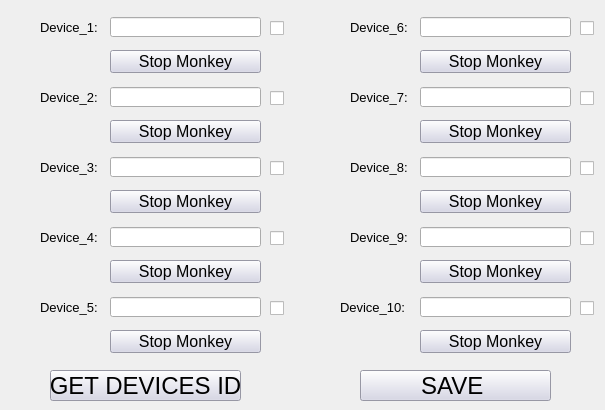
    <widget class="QWidget" name="tab_devices">
     <attribute name="title">
      <string>Devices</string>
     </attribute>
     <widget class="QLabel" name="label_2">
      <property name="geometry">
       <rect>
        <x>40</x>
        <y>12</y>
        <width>61</width>
        <height>31</height>
       </rect>
      </property>
      <property name="font">
       <font>
        <pointsize>10</pointsize>
       </font>
      </property>
      <property name="text">
       <string>Device_1:</string>
      </property>
     </widget>
     <widget class="QLineEdit" name="lineEdit_device1">
      <property name="geometry">
       <rect>
        <x>110</x>
        <y>17</y>
        <width>151</width>
        <height>20</height>
       </rect>
      </property>
     </widget>
     <widget class="QCheckBox" name="checkBox_device1">
      <property name="geometry">
       <rect>
        <x>270</x>
        <y>20</y>
        <width>16</width>
        <height>16</height>
       </rect>
      </property>
      <property name="text">
       <string/>
      </property>
     </widget>
     <widget class="QLabel" name="label_3">
      <property name="geometry">
       <rect>
        <x>40</x>
        <y>82</y>
        <width>61</width>
        <height>31</height>
       </rect>
      </property>
      <property name="font">
       <font>
        <pointsize>10</pointsize>
       </font>
      </property>
      <property name="text">
       <string>Device_2:</string>
      </property>
     </widget>
     <widget class="QCheckBox" name="checkBox_device2">
      <property name="geometry">
       <rect>
        <x>270</x>
        <y>90</y>
        <width>16</width>
        <height>16</height>
       </rect>
      </property>
      <property name="text">
       <string/>
      </property>
     </widget>
     <widget class="QLineEdit" name="lineEdit_device2">
      <property name="geometry">
       <rect>
        <x>110</x>
        <y>87</y>
        <width>151</width>
        <height>20</height>
       </rect>
      </property>
     </widget>
     <widget class="QLineEdit" name="lineEdit_device3">
      <property name="geometry">
       <rect>
        <x>110</x>
        <y>157</y>
        <width>151</width>
        <height>20</height>
       </rect>
      </property>
     </widget>
     <widget class="QLabel" name="label_4">
      <property name="geometry">
       <rect>
        <x>40</x>
        <y>152</y>
        <width>61</width>
        <height>31</height>
       </rect>
      </property>
      <property name="font">
       <font>
        <pointsize>10</pointsize>
       </font>
      </property>
      <property name="text">
       <string>Device_3:</string>
      </property>
     </widget>
     <widget class="QCheckBox" name="checkBox_device3">
      <property name="geometry">
       <rect>
        <x>270</x>
        <y>160</y>
        <width>16</width>
        <height>16</height>
       </rect>
      </property>
      <property name="text">
       <string/>
      </property>
     </widget>
     <widget class="QLineEdit" name="lineEdit_device4">
      <property name="geometry">
       <rect>
        <x>110</x>
        <y>227</y>
        <width>151</width>
        <height>20</height>
       </rect>
      </property>
     </widget>
     <widget class="QLabel" name="label_5">
      <property name="geometry">
       <rect>
        <x>40</x>
        <y>222</y>
        <width>61</width>
        <height>31</height>
       </rect>
      </property>
      <property name="font">
       <font>
        <pointsize>10</pointsize>
       </font>
      </property>
      <property name="text">
       <string>Device_4:</string>
      </property>
     </widget>
     <widget class="QCheckBox" name="checkBox_device4">
      <property name="geometry">
       <rect>
        <x>270</x>
        <y>230</y>
        <width>16</width>
        <height>16</height>
       </rect>
      </property>
      <property name="text">
       <string/>
      </property>
     </widget>
     <widget class="QLineEdit" name="lineEdit_device5">
      <property name="geometry">
       <rect>
        <x>110</x>
        <y>297</y>
        <width>151</width>
        <height>20</height>
       </rect>
      </property>
     </widget>
     <widget class="QLabel" name="label_6">
      <property name="geometry">
       <rect>
        <x>40</x>
        <y>292</y>
        <width>61</width>
        <height>31</height>
       </rect>
      </property>
      <property name="font">
       <font>
        <pointsize>10</pointsize>
       </font>
      </property>
      <property name="text">
       <string>Device_5:</string>
      </property>
     </widget>
     <widget class="QCheckBox" name="checkBox_device5">
      <property name="geometry">
       <rect>
        <x>270</x>
        <y>300</y>
        <width>16</width>
        <height>16</height>
       </rect>
      </property>
      <property name="text">
       <string/>
      </property>
     </widget>
     <widget class="QLineEdit" name="lineEdit_device6">
      <property name="geometry">
       <rect>
        <x>420</x>
        <y>17</y>
        <width>151</width>
        <height>20</height>
       </rect>
      </property>
     </widget>
     <widget class="QLabel" name="label_7">
      <property name="geometry">
       <rect>
        <x>350</x>
        <y>12</y>
        <width>61</width>
        <height>31</height>
       </rect>
      </property>
      <property name="font">
       <font>
        <pointsize>10</pointsize>
       </font>
      </property>
      <property name="text">
       <string>Device_6:</string>
      </property>
     </widget>
     <widget class="QCheckBox" name="checkBox_device6">
      <property name="geometry">
       <rect>
        <x>580</x>
        <y>20</y>
        <width>16</width>
        <height>16</height>
       </rect>
      </property>
      <property name="text">
       <string/>
      </property>
     </widget>
     <widget class="QLineEdit" name="lineEdit_device7">
      <property name="geometry">
       <rect>
        <x>420</x>
        <y>87</y>
        <width>151</width>
        <height>20</height>
       </rect>
      </property>
     </widget>
     <widget class="QLabel" name="label_8">
      <property name="geometry">
       <rect>
        <x>350</x>
        <y>82</y>
        <width>61</width>
        <height>31</height>
       </rect>
      </property>
      <property name="font">
       <font>
        <pointsize>10</pointsize>
       </font>
      </property>
      <property name="text">
       <string>Device_7:</string>
      </property>
     </widget>
     <widget class="QCheckBox" name="checkBox_device7">
      <property name="geometry">
       <rect>
        <x>580</x>
        <y>90</y>
        <width>16</width>
        <height>16</height>
       </rect>
      </property>
      <property name="text">
       <string/>
      </property>
     </widget>
     <widget class="QLineEdit" name="lineEdit_device8">
      <property name="geometry">
       <rect>
        <x>420</x>
        <y>157</y>
        <width>151</width>
        <height>20</height>
       </rect>
      </property>
     </widget>
     <widget class="QLabel" name="label_9">
      <property name="geometry">
       <rect>
        <x>350</x>
        <y>152</y>
        <width>61</width>
        <height>31</height>
       </rect>
      </property>
      <property name="font">
       <font>
        <pointsize>10</pointsize>
       </font>
      </property>
      <property name="text">
       <string>Device_8:</string>
      </property>
     </widget>
     <widget class="QCheckBox" name="checkBox_device8">
      <property name="geometry">
       <rect>
        <x>580</x>
        <y>160</y>
        <width>16</width>
        <height>16</height>
       </rect>
      </property>
      <property name="text">
       <string/>
      </property>
     </widget>
     <widget class="QLineEdit" name="lineEdit_device9">
      <property name="geometry">
       <rect>
        <x>420</x>
        <y>227</y>
        <width>151</width>
        <height>20</height>
       </rect>
      </property>
     </widget>
     <widget class="QLabel" name="label_10">
      <property name="geometry">
       <rect>
        <x>350</x>
        <y>222</y>
        <width>61</width>
        <height>31</height>
       </rect>
      </property>
      <property name="font">
       <font>
        <pointsize>10</pointsize>
       </font>
      </property>
      <property name="text">
       <string>Device_9:</string>
      </property>
     </widget>
     <widget class="QCheckBox" name="checkBox_device9">
      <property name="geometry">
       <rect>
        <x>580</x>
        <y>230</y>
        <width>16</width>
        <height>16</height>
       </rect>
      </property>
      <property name="text">
       <string/>
      </property>
     </widget>
     <widget class="QLineEdit" name="lineEdit_device10">
      <property name="geometry">
       <rect>
        <x>420</x>
        <y>297</y>
        <width>151</width>
        <height>20</height>
       </rect>
      </property>
     </widget>
     <widget class="QLabel" name="label_11">
      <property name="geometry">
       <rect>
        <x>340</x>
        <y>292</y>
        <width>71</width>
        <height>31</height>
       </rect>
      </property>
      <property name="font">
       <font>
        <pointsize>10</pointsize>
       </font>
      </property>
      <property name="text">
       <string>Device_10:</string>
      </property>
     </widget>
     <widget class="QCheckBox" name="checkBox_device10">
      <property name="geometry">
       <rect>
        <x>580</x>
        <y>300</y>
        <width>16</width>
        <height>16</height>
       </rect>
      </property>
      <property name="text">
       <string/>
      </property>
     </widget>
     <widget class="QPushButton" name="pushButton_getDevicesID">
      <property name="geometry">
       <rect>
        <x>50</x>
        <y>370</y>
        <width>191</width>
        <height>31</height>
       </rect>
      </property>
      <property name="font">
       <font>
        <pointsize>18</pointsize>
       </font>
      </property>
      <property name="styleSheet">
       <string notr="true">background-color:rgb(211, 211, 230)</string>
      </property>
      <property name="text">
       <string>GET DEVICES ID</string>
      </property>
     </widget>
     <widget class="QPushButton" name="pushButton_getDevicesID_2">
      <property name="geometry">
       <rect>
        <x>360</x>
        <y>370</y>
        <width>191</width>
        <height>31</height>
       </rect>
      </property>
      <property name="font">
       <font>
        <pointsize>18</pointsize>
       </font>
      </property>
      <property name="styleSheet">
       <string notr="true">background-color:rgb(211, 211, 230)</string>
      </property>
      <property name="text">
       <string>SAVE </string>
      </property>
     </widget>
     <widget class="QPushButton" name="pushButton_stop1">
      <property name="geometry">
       <rect>
        <x>110</x>
        <y>50</y>
        <width>151</width>
        <height>23</height>
       </rect>
      </property>
      <property name="font">
       <font>
        <family>Arial</family>
        <pointsize>12</pointsize>
        <weight>50</weight>
        <bold>false</bold>
       </font>
      </property>
      <property name="styleSheet">
       <string notr="true">background-color:rgb(211, 211, 230)</string>
      </property>
      <property name="text">
       <string>Stop Monkey</string>
      </property>
     </widget>
     <widget class="QPushButton" name="pushButton_stop2">
      <property name="geometry">
       <rect>
        <x>110</x>
        <y>120</y>
        <width>151</width>
        <height>23</height>
       </rect>
      </property>
      <property name="font">
       <font>
        <family>Arial</family>
        <pointsize>12</pointsize>
        <weight>50</weight>
        <bold>false</bold>
       </font>
      </property>
      <property name="styleSheet">
       <string notr="true">background-color:rgb(211, 211, 230)</string>
      </property>
      <property name="text">
       <string>Stop Monkey</string>
      </property>
     </widget>
     <widget class="QPushButton" name="pushButton_stop3">
      <property name="geometry">
       <rect>
        <x>110</x>
        <y>190</y>
        <width>151</width>
        <height>23</height>
       </rect>
      </property>
      <property name="font">
       <font>
        <family>Arial</family>
        <pointsize>12</pointsize>
        <weight>50</weight>
        <bold>false</bold>
       </font>
      </property>
      <property name="styleSheet">
       <string notr="true">background-color:rgb(211, 211, 230)</string>
      </property>
      <property name="text">
       <string>Stop Monkey</string>
      </property>
     </widget>
     <widget class="QPushButton" name="pushButton_stop4">
      <property name="geometry">
       <rect>
        <x>110</x>
        <y>260</y>
        <width>151</width>
        <height>23</height>
       </rect>
      </property>
      <property name="font">
       <font>
        <family>Arial</family>
        <pointsize>12</pointsize>
        <weight>50</weight>
        <bold>false</bold>
       </font>
      </property>
      <property name="styleSheet">
       <string notr="true">background-color:rgb(211, 211, 230)</string>
      </property>
      <property name="text">
       <string>Stop Monkey</string>
      </property>
     </widget>
     <widget class="QPushButton" name="pushButton_stop5">
      <property name="geometry">
       <rect>
        <x>110</x>
        <y>330</y>
        <width>151</width>
        <height>23</height>
       </rect>
      </property>
      <property name="font">
       <font>
        <family>Arial</family>
        <pointsize>12</pointsize>
        <weight>50</weight>
        <bold>false</bold>
       </font>
      </property>
      <property name="styleSheet">
       <string notr="true">background-color:rgb(211, 211, 230)</string>
      </property>
      <property name="text">
       <string>Stop Monkey</string>
      </property>
     </widget>
     <widget class="QPushButton" name="pushButton_stop6">
      <property name="geometry">
       <rect>
        <x>420</x>
        <y>50</y>
        <width>151</width>
        <height>23</height>
       </rect>
      </property>
      <property name="font">
       <font>
        <family>Arial</family>
        <pointsize>12</pointsize>
        <weight>50</weight>
        <bold>false</bold>
       </font>
      </property>
      <property name="styleSheet">
       <string notr="true">background-color:rgb(211, 211, 230)</string>
      </property>
      <property name="text">
       <string>Stop Monkey</string>
      </property>
     </widget>
     <widget class="QPushButton" name="pushButton_stop7">
      <property name="geometry">
       <rect>
        <x>420</x>
        <y>120</y>
        <width>151</width>
        <height>23</height>
       </rect>
      </property>
      <property name="font">
       <font>
        <family>Arial</family>
        <pointsize>12</pointsize>
        <weight>50</weight>
        <bold>false</bold>
       </font>
      </property>
      <property name="styleSheet">
       <string notr="true">background-color:rgb(211, 211, 230)</string>
      </property>
      <property name="text">
       <string>Stop Monkey</string>
      </property>
     </widget>
     <widget class="QPushButton" name="pushButton_stop8">
      <property name="geometry">
       <rect>
        <x>420</x>
        <y>190</y>
        <width>151</width>
        <height>23</height>
       </rect>
      </property>
      <property name="font">
       <font>
        <family>Arial</family>
        <pointsize>12</pointsize>
        <weight>50</weight>
        <bold>false</bold>
       </font>
      </property>
      <property name="styleSheet">
       <string notr="true">background-color:rgb(211, 211, 230)</string>
      </property>
      <property name="text">
       <string>Stop Monkey</string>
      </property>
     </widget>
     <widget class="QPushButton" name="pushButton_stop9">
      <property name="geometry">
       <rect>
        <x>420</x>
        <y>260</y>
        <width>151</width>
        <height>23</height>
       </rect>
      </property>
      <property name="font">
       <font>
        <family>Arial</family>
        <pointsize>12</pointsize>
        <weight>50</weight>
        <bold>false</bold>
       </font>
      </property>
      <property name="styleSheet">
       <string notr="true">background-color:rgb(211, 211, 230)</string>
      </property>
      <property name="text">
       <string>Stop Monkey</string>
      </property>
     </widget>
     <widget class="QPushButton" name="pushButton_stop10">
      <property name="geometry">
       <rect>
        <x>420</x>
        <y>330</y>
        <width>151</width>
        <height>23</height>
       </rect>
      </property>
      <property name="font">
       <font>
        <family>Arial</family>
        <pointsize>12</pointsize>
        <weight>50</weight>
        <bold>false</bold>
       </font>
      </property>
      <property name="styleSheet">
       <string notr="true">background-color:rgb(211, 211, 230)</string>
      </property>
      <property name="text">
       <string>Stop Monkey</string>
      </property>
     </widget>
    </widget>
